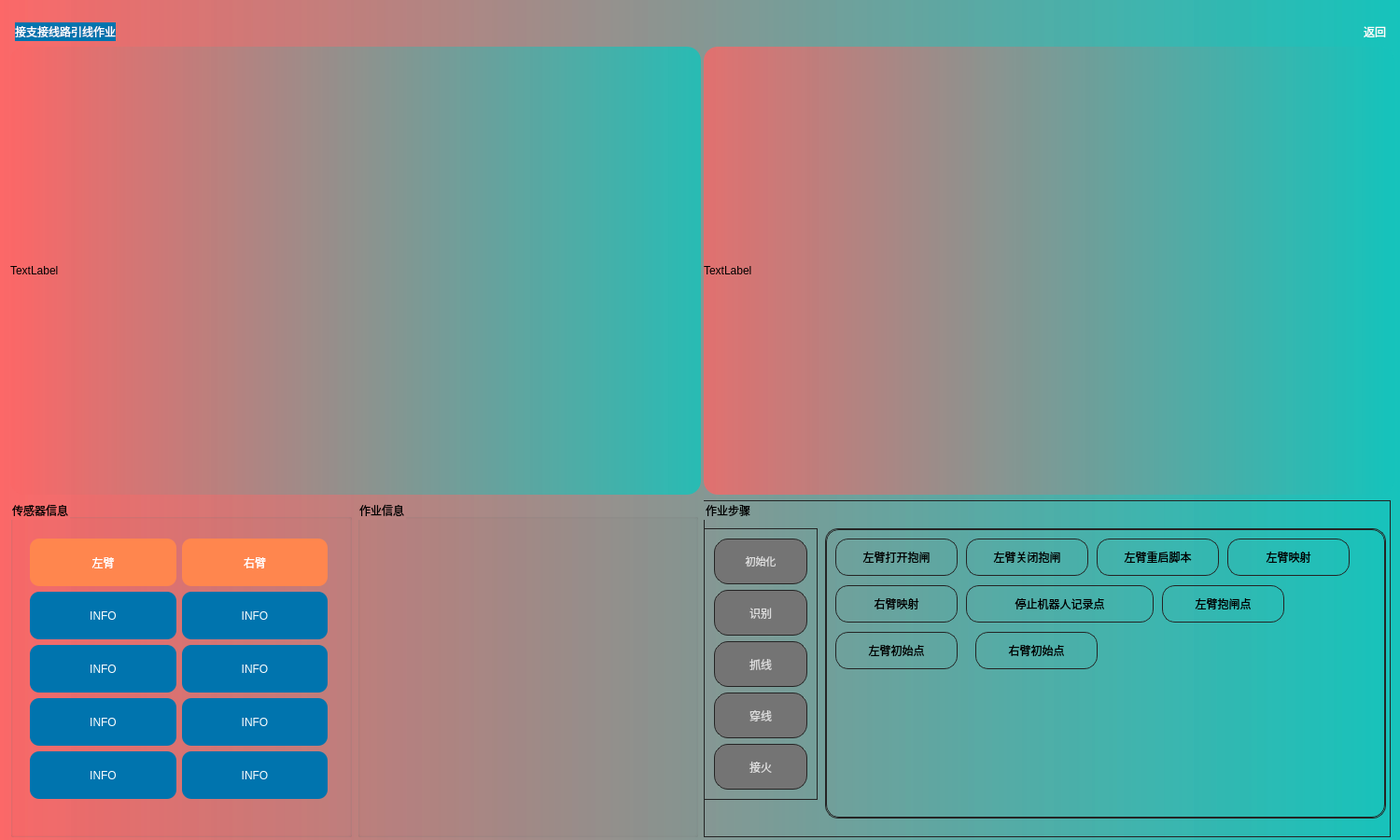
<?xml version="1.0" encoding="UTF-8"?>
<ui version="4.0">
 <class>Work_01</class>
 <widget class="QWidget" name="Work_01">
  <property name="geometry">
   <rect>
    <x>0</x>
    <y>0</y>
    <width>1500</width>
    <height>900</height>
   </rect>
  </property>
  <property name="windowTitle">
   <string>Work_01</string>
  </property>
  <property name="styleSheet">
   <string notr="true">background-color: qlineargradient(spread:pad, x1:0, y1:0, x2:1, y2:0, stop:0 rgba(251,102,102, 200), stop:1 rgba(20,196,188, 210));

</string>
  </property>
  <widget class="QPushButton" name="btn_vrep_show_switch">
   <property name="geometry">
    <rect>
     <x>780</x>
     <y>90</y>
     <width>701</width>
     <height>431</height>
    </rect>
   </property>
   <property name="text">
    <string/>
   </property>
   <property name="flat">
    <bool>true</bool>
   </property>
  </widget>
  <widget class="QPushButton" name="btn_camera_show_switch">
   <property name="geometry">
    <rect>
     <x>20</x>
     <y>80</y>
     <width>701</width>
     <height>431</height>
    </rect>
   </property>
   <property name="styleSheet">
    <string notr="true">QLabel{
	background-color: rgba(255, 255, 255, 0);
}</string>
   </property>
   <property name="text">
    <string/>
   </property>
   <property name="flat">
    <bool>true</bool>
   </property>
  </widget>
  <widget class="QWidget" name="layoutWidget">
   <property name="geometry">
    <rect>
     <x>0</x>
     <y>0</y>
     <width>1501</width>
     <height>913</height>
    </rect>
   </property>
   <layout class="QVBoxLayout" name="verticalLayout_2">
    <item>
     <spacer name="verticalSpacer">
      <property name="orientation">
       <enum>Qt::Vertical</enum>
      </property>
      <property name="sizeType">
       <enum>QSizePolicy::Maximum</enum>
      </property>
      <property name="sizeHint" stdset="0">
       <size>
        <width>20</width>
        <height>13</height>
       </size>
      </property>
     </spacer>
    </item>
    <item>
     <layout class="QHBoxLayout" name="horizontalLayout_4">
      <item>
       <spacer name="horizontalSpacer">
        <property name="orientation">
         <enum>Qt::Horizontal</enum>
        </property>
        <property name="sizeType">
         <enum>QSizePolicy::Maximum</enum>
        </property>
        <property name="sizeHint" stdset="0">
         <size>
          <width>5</width>
          <height>20</height>
         </size>
        </property>
       </spacer>
      </item>
      <item>
       <widget class="QLabel" name="label">
        <property name="styleSheet">
         <string notr="true">font: 12pt &quot;黑体&quot;;
color: rgb(255, 255, 255);
background-color: rgb(0, 116, 174);
border-radius: 15px;   </string>
        </property>
        <property name="text">
         <string>接支接线路引线作业</string>
        </property>
       </widget>
      </item>
      <item>
       <spacer name="horizontalSpacer_2">
        <property name="orientation">
         <enum>Qt::Horizontal</enum>
        </property>
        <property name="sizeHint" stdset="0">
         <size>
          <width>40</width>
          <height>20</height>
         </size>
        </property>
       </spacer>
      </item>
      <item>
       <widget class="QPushButton" name="btn_exit">
        <property name="styleSheet">
         <string notr="true">QPushButton
{
	font: 25 14pt '微软雅黑 Light';
	color: rgb(255,255,255);
	background-color: rgb(20,196,188);
    border: none;border-radius:15px;
}
QPushButton:hover
{
background-color: rgb(22,218,208);
}

QPushButton:pressed
{
	background-color: rgb(17,171,164);
}</string>
        </property>
        <property name="text">
         <string>返回</string>
        </property>
       </widget>
      </item>
      <item>
       <spacer name="horizontalSpacer_3">
        <property name="orientation">
         <enum>Qt::Horizontal</enum>
        </property>
        <property name="sizeType">
         <enum>QSizePolicy::Maximum</enum>
        </property>
        <property name="sizeHint" stdset="0">
         <size>
          <width>5</width>
          <height>20</height>
         </size>
        </property>
       </spacer>
      </item>
     </layout>
    </item>
    <item>
     <layout class="QHBoxLayout" name="horizontalLayout_3">
      <item>
       <widget class="QLabel" name="label_camera_show">
        <property name="sizePolicy">
         <sizepolicy hsizetype="Fixed" vsizetype="Fixed">
          <horstretch>0</horstretch>
          <verstretch>0</verstretch>
         </sizepolicy>
        </property>
        <property name="minimumSize">
         <size>
          <width>740</width>
          <height>480</height>
         </size>
        </property>
        <property name="maximumSize">
         <size>
          <width>740</width>
          <height>480</height>
         </size>
        </property>
        <property name="styleSheet">
         <string notr="true">
border-radius: 15px;   </string>
        </property>
        <property name="frameShape">
         <enum>QFrame::Box</enum>
        </property>
        <property name="frameShadow">
         <enum>QFrame::Raised</enum>
        </property>
        <property name="lineWidth">
         <number>0</number>
        </property>
        <property name="midLineWidth">
         <number>1</number>
        </property>
        <property name="text">
         <string>TextLabel</string>
        </property>
        <property name="margin">
         <number>0</number>
        </property>
       </widget>
      </item>
      <item>
       <widget class="QLabel" name="label_vrep_show">
        <property name="sizePolicy">
         <sizepolicy hsizetype="Preferred" vsizetype="Preferred">
          <horstretch>0</horstretch>
          <verstretch>0</verstretch>
         </sizepolicy>
        </property>
        <property name="minimumSize">
         <size>
          <width>740</width>
          <height>480</height>
         </size>
        </property>
        <property name="maximumSize">
         <size>
          <width>740</width>
          <height>480</height>
         </size>
        </property>
        <property name="styleSheet">
         <string notr="true">
border-radius: 15px;   </string>
        </property>
        <property name="frameShape">
         <enum>QFrame::Box</enum>
        </property>
        <property name="frameShadow">
         <enum>QFrame::Raised</enum>
        </property>
        <property name="lineWidth">
         <number>0</number>
        </property>
        <property name="midLineWidth">
         <number>1</number>
        </property>
        <property name="text">
         <string>TextLabel</string>
        </property>
        <property name="margin">
         <number>0</number>
        </property>
       </widget>
      </item>
     </layout>
    </item>
    <item>
     <layout class="QHBoxLayout" name="horizontalLayout_2">
      <item>
       <layout class="QHBoxLayout" name="horizontalLayout">
        <item>
         <widget class="QGroupBox" name="groupBox">
          <property name="minimumSize">
           <size>
            <width>0</width>
            <height>340</height>
           </size>
          </property>
          <property name="styleSheet">
           <string notr="true">font: 10pt &quot;黑体&quot;;
background-color: rgba(255, 255, 255, 0);
</string>
          </property>
          <property name="title">
           <string>传感器信息</string>
          </property>
          <widget class="QWidget" name="layoutWidget">
           <property name="geometry">
            <rect>
             <x>10</x>
             <y>30</y>
             <width>341</width>
             <height>301</height>
            </rect>
           </property>
           <layout class="QGridLayout" name="gridLayout">
            <item row="0" column="0">
             <widget class="QLabel" name="label_2">
              <property name="styleSheet">
               <string notr="true">font: 10pt &quot;黑体&quot;;
color: rgb(255, 255, 255);
background-color: rgb(0, 116, 174);
border-radius: 10px;   
background-color: rgb(255, 134, 78);</string>
              </property>
              <property name="text">
               <string>左臂</string>
              </property>
              <property name="alignment">
               <set>Qt::AlignCenter</set>
              </property>
             </widget>
            </item>
            <item row="0" column="1">
             <widget class="QLabel" name="label_3">
              <property name="styleSheet">
               <string notr="true">font: 10pt &quot;黑体&quot;;
color: rgb(255, 255, 255);
background-color: rgb(0, 116, 174);
border-radius: 10px;   
background-color: rgb(255, 134, 78);</string>
              </property>
              <property name="text">
               <string>右臂</string>
              </property>
              <property name="alignment">
               <set>Qt::AlignCenter</set>
              </property>
             </widget>
            </item>
            <item row="1" column="0">
             <widget class="QLabel" name="label_left_connect">
              <property name="styleSheet">
               <string notr="true">font: 10pt &quot;黑体&quot;;
color: rgb(255, 255, 255);
background-color: rgb(0, 116, 174);
border-radius: 10px;   
</string>
              </property>
              <property name="text">
               <string>INFO</string>
              </property>
              <property name="alignment">
               <set>Qt::AlignCenter</set>
              </property>
             </widget>
            </item>
            <item row="1" column="1">
             <widget class="QLabel" name="label_right_connect">
              <property name="styleSheet">
               <string notr="true">font: 10pt &quot;黑体&quot;;
color: rgb(255, 255, 255);
background-color: rgb(0, 116, 174);
border-radius: 10px;   
</string>
              </property>
              <property name="text">
               <string>INFO</string>
              </property>
              <property name="alignment">
               <set>Qt::AlignCenter</set>
              </property>
             </widget>
            </item>
            <item row="2" column="0">
             <widget class="QLabel" name="label_left_break">
              <property name="styleSheet">
               <string notr="true">font: 10pt &quot;黑体&quot;;
color: rgb(255, 255, 255);
background-color: rgb(0, 116, 174);
border-radius: 10px;   
</string>
              </property>
              <property name="text">
               <string>INFO</string>
              </property>
              <property name="alignment">
               <set>Qt::AlignCenter</set>
              </property>
             </widget>
            </item>
            <item row="2" column="1">
             <widget class="QLabel" name="label_right_break">
              <property name="styleSheet">
               <string notr="true">font: 10pt &quot;黑体&quot;;
color: rgb(255, 255, 255);
background-color: rgb(0, 116, 174);
border-radius: 10px;   
</string>
              </property>
              <property name="text">
               <string>INFO</string>
              </property>
              <property name="alignment">
               <set>Qt::AlignCenter</set>
              </property>
             </widget>
            </item>
            <item row="3" column="0">
             <widget class="QLabel" name="label_left_script">
              <property name="styleSheet">
               <string notr="true">font: 10pt &quot;黑体&quot;;
color: rgb(255, 255, 255);
background-color: rgb(0, 116, 174);
border-radius: 10px;   
</string>
              </property>
              <property name="text">
               <string>INFO</string>
              </property>
              <property name="alignment">
               <set>Qt::AlignCenter</set>
              </property>
             </widget>
            </item>
            <item row="3" column="1">
             <widget class="QLabel" name="label_right_script">
              <property name="styleSheet">
               <string notr="true">font: 10pt &quot;黑体&quot;;
color: rgb(255, 255, 255);
background-color: rgb(0, 116, 174);
border-radius: 10px;   
</string>
              </property>
              <property name="text">
               <string>INFO</string>
              </property>
              <property name="alignment">
               <set>Qt::AlignCenter</set>
              </property>
             </widget>
            </item>
            <item row="4" column="0">
             <widget class="QLabel" name="label_left_sync">
              <property name="styleSheet">
               <string notr="true">font: 10pt &quot;黑体&quot;;
color: rgb(255, 255, 255);
background-color: rgb(0, 116, 174);
border-radius: 10px;   
</string>
              </property>
              <property name="text">
               <string>INFO</string>
              </property>
              <property name="alignment">
               <set>Qt::AlignCenter</set>
              </property>
             </widget>
            </item>
            <item row="4" column="1">
             <widget class="QLabel" name="label_right_sync">
              <property name="styleSheet">
               <string notr="true">font: 10pt &quot;黑体&quot;;
color: rgb(255, 255, 255);
background-color: rgb(0, 116, 174);
border-radius: 10px;   
</string>
              </property>
              <property name="text">
               <string>INFO</string>
              </property>
              <property name="alignment">
               <set>Qt::AlignCenter</set>
              </property>
             </widget>
            </item>
           </layout>
          </widget>
         </widget>
        </item>
        <item>
         <widget class="QGroupBox" name="groupBox_2">
          <property name="styleSheet">
           <string notr="true">font: 10pt &quot;黑体&quot;;
background-color: rgba(255, 255, 255, 0);</string>
          </property>
          <property name="title">
           <string>作业信息</string>
          </property>
          <widget class="QPlainTextEdit" name="plainTextEdit">
           <property name="geometry">
            <rect>
             <x>10</x>
             <y>30</y>
             <width>351</width>
             <height>301</height>
            </rect>
           </property>
           <property name="styleSheet">
            <string notr="true">font: 75 8pt &quot;微软雅黑&quot;;
</string>
           </property>
          </widget>
         </widget>
        </item>
       </layout>
      </item>
      <item>
       <widget class="QGroupBox" name="groupBox_3">
        <property name="styleSheet">
         <string notr="true">QWidget
{
	border:1px solid #242424;
	border-radius:0px;
	
	background-color: rgba(255, 255, 255, 0);
}

QToolButton
{
	font: 75 8pt &quot;微软雅黑&quot;;
	border-style:none;
	border:1px solid #242424;
	color:#DCDCDC;
	padding:5px;
	min-height:15px;
	border-radius:15px;
	background:qlineargradient(spread:pad,x1:0,y1:0,x2:0,y2:1,stop:0 #484848,stop:1 #383838);
	
	background-color: rgb(116, 116, 116);
	

	
}

QToolButton:hover
{
	background:qlineargradient(spread:pad,x1:0,y1:0,x2:0,y2:1,stop:0 #646464,stop:1 #525252);
	
	background-color: rgb(0, 133, 199);
}

QToolButton:pressed
{
	background:qlineargradient(spread:pad,x1:0,y1:0,x2:0,y2:1,stop:0 #484848,stop:1 #383838);
}

QToolButton::menu-indicator
{
	image:None;
}

QToolButton:checked
{
    background-color: qlineargradient(spread:pad,x1:0,y1:0,x2:0,y2:1,stop:0 #FFCC33, stop:1 #FFCC33);
    color:#4D4D4D;
	border-radius:4px;
    border:1px solid #B8B6B6;
}
</string>
        </property>
        <property name="title">
         <string>作业步骤</string>
        </property>
        <widget class="QStackedWidget" name="stackedWidget">
         <property name="geometry">
          <rect>
           <x>130</x>
           <y>30</y>
           <width>601</width>
           <height>311</height>
          </rect>
         </property>
         <property name="font">
          <font>
           <family>黑体</family>
           <pointsize>10</pointsize>
           <weight>50</weight>
           <italic>false</italic>
           <bold>false</bold>
          </font>
         </property>
         <property name="styleSheet">
          <string notr="true">
border-radius:14px;</string>
         </property>
         <property name="currentIndex">
          <number>0</number>
         </property>
         <widget class="QWidget" name="page">
          <widget class="QPushButton" name="pushButton">
           <property name="geometry">
            <rect>
             <x>10</x>
             <y>10</y>
             <width>131</width>
             <height>40</height>
            </rect>
           </property>
           <property name="text">
            <string>左臂打开抱闸</string>
           </property>
          </widget>
          <widget class="QPushButton" name="pushButton_2">
           <property name="geometry">
            <rect>
             <x>150</x>
             <y>10</y>
             <width>131</width>
             <height>40</height>
            </rect>
           </property>
           <property name="text">
            <string>左臂关闭抱闸</string>
           </property>
          </widget>
          <widget class="QPushButton" name="pushButton_3">
           <property name="geometry">
            <rect>
             <x>290</x>
             <y>10</y>
             <width>131</width>
             <height>40</height>
            </rect>
           </property>
           <property name="text">
            <string>左臂重启脚本</string>
           </property>
          </widget>
          <widget class="QPushButton" name="pushButton_5">
           <property name="geometry">
            <rect>
             <x>10</x>
             <y>60</y>
             <width>131</width>
             <height>40</height>
            </rect>
           </property>
           <property name="text">
            <string>右臂映射</string>
           </property>
          </widget>
          <widget class="QPushButton" name="pushButton_9">
           <property name="geometry">
            <rect>
             <x>160</x>
             <y>110</y>
             <width>131</width>
             <height>40</height>
            </rect>
           </property>
           <property name="text">
            <string>右臂初始点</string>
           </property>
          </widget>
          <widget class="QPushButton" name="pushButton_6">
           <property name="geometry">
            <rect>
             <x>150</x>
             <y>60</y>
             <width>201</width>
             <height>40</height>
            </rect>
           </property>
           <property name="text">
            <string>停止机器人记录点</string>
           </property>
          </widget>
          <widget class="QPushButton" name="pushButton_4">
           <property name="geometry">
            <rect>
             <x>430</x>
             <y>10</y>
             <width>131</width>
             <height>40</height>
            </rect>
           </property>
           <property name="text">
            <string>左臂映射</string>
           </property>
          </widget>
          <widget class="QPushButton" name="pushButton_8">
           <property name="geometry">
            <rect>
             <x>10</x>
             <y>110</y>
             <width>131</width>
             <height>40</height>
            </rect>
           </property>
           <property name="text">
            <string>左臂初始点</string>
           </property>
          </widget>
          <widget class="QPushButton" name="pushButton_7">
           <property name="geometry">
            <rect>
             <x>360</x>
             <y>60</y>
             <width>131</width>
             <height>40</height>
            </rect>
           </property>
           <property name="text">
            <string>左臂抱闸点</string>
           </property>
          </widget>
         </widget>
         <widget class="QWidget" name="page_2">
          <widget class="QPushButton" name="pushButton_10">
           <property name="geometry">
            <rect>
             <x>10</x>
             <y>10</y>
             <width>131</width>
             <height>40</height>
            </rect>
           </property>
           <property name="text">
            <string>相机识别</string>
           </property>
          </widget>
          <widget class="QPushButton" name="pushButton_11">
           <property name="geometry">
            <rect>
             <x>150</x>
             <y>10</y>
             <width>131</width>
             <height>40</height>
            </rect>
           </property>
           <property name="text">
            <string>雷达识别</string>
           </property>
          </widget>
         </widget>
         <widget class="QWidget" name="page_3">
          <widget class="QPushButton" name="pushButton_12">
           <property name="geometry">
            <rect>
             <x>20</x>
             <y>10</y>
             <width>131</width>
             <height>40</height>
            </rect>
           </property>
           <property name="text">
            <string>选择抓线点</string>
           </property>
          </widget>
          <widget class="QPushButton" name="pushButton_13">
           <property name="geometry">
            <rect>
             <x>160</x>
             <y>10</y>
             <width>131</width>
             <height>40</height>
            </rect>
           </property>
           <property name="text">
            <string>去抓线</string>
           </property>
          </widget>
         </widget>
         <widget class="QWidget" name="page_4">
          <widget class="QLabel" name="label_7">
           <property name="geometry">
            <rect>
             <x>160</x>
             <y>140</y>
             <width>99</width>
             <height>21</height>
            </rect>
           </property>
           <property name="text">
            <string>穿线</string>
           </property>
          </widget>
         </widget>
         <widget class="QWidget" name="page_5"/>
        </widget>
        <widget class="QWidget" name="layoutWidget">
         <property name="geometry">
          <rect>
           <x>0</x>
           <y>30</y>
           <width>122</width>
           <height>291</height>
          </rect>
         </property>
         <layout class="QVBoxLayout" name="verticalLayout">
          <item>
           <widget class="QToolButton" name="tb_init">
            <property name="maximumSize">
             <size>
              <width>120</width>
              <height>50</height>
             </size>
            </property>
            <property name="font">
             <font>
              <family>微软雅黑</family>
              <pointsize>8</pointsize>
              <weight>9</weight>
              <italic>false</italic>
              <bold>false</bold>
             </font>
            </property>
            <property name="styleSheet">
             <string notr="true">font: 75 8pt &quot;微软雅黑&quot;;</string>
            </property>
            <property name="text">
             <string>初始化</string>
            </property>
            <property name="icon">
             <iconset>
              <normaloff>picture/work_mode/work_01/初始化.png</normaloff>picture/work_mode/work_01/初始化.png</iconset>
            </property>
            <property name="iconSize">
             <size>
              <width>40</width>
              <height>40</height>
             </size>
            </property>
            <property name="toolButtonStyle">
             <enum>Qt::ToolButtonTextBesideIcon</enum>
            </property>
           </widget>
          </item>
          <item>
           <widget class="QToolButton" name="tb_cv">
            <property name="maximumSize">
             <size>
              <width>120</width>
              <height>50</height>
             </size>
            </property>
            <property name="text">
             <string>识别</string>
            </property>
            <property name="icon">
             <iconset>
              <normaloff>picture/work_mode/work_01/识别.png</normaloff>picture/work_mode/work_01/识别.png</iconset>
            </property>
            <property name="iconSize">
             <size>
              <width>40</width>
              <height>40</height>
             </size>
            </property>
            <property name="toolButtonStyle">
             <enum>Qt::ToolButtonTextBesideIcon</enum>
            </property>
           </widget>
          </item>
          <item>
           <widget class="QToolButton" name="tb_grab">
            <property name="maximumSize">
             <size>
              <width>120</width>
              <height>50</height>
             </size>
            </property>
            <property name="text">
             <string>抓线</string>
            </property>
            <property name="icon">
             <iconset>
              <normaloff>picture/work_mode/work_01/抓线.png</normaloff>picture/work_mode/work_01/抓线.png</iconset>
            </property>
            <property name="iconSize">
             <size>
              <width>40</width>
              <height>40</height>
             </size>
            </property>
            <property name="toolButtonStyle">
             <enum>Qt::ToolButtonTextBesideIcon</enum>
            </property>
           </widget>
          </item>
          <item>
           <widget class="QToolButton" name="tb_punch">
            <property name="maximumSize">
             <size>
              <width>120</width>
              <height>50</height>
             </size>
            </property>
            <property name="text">
             <string>穿线</string>
            </property>
            <property name="icon">
             <iconset>
              <normaloff>picture/work_mode/work_01/穿线.png</normaloff>picture/work_mode/work_01/穿线.png</iconset>
            </property>
            <property name="iconSize">
             <size>
              <width>40</width>
              <height>40</height>
             </size>
            </property>
            <property name="toolButtonStyle">
             <enum>Qt::ToolButtonTextBesideIcon</enum>
            </property>
           </widget>
          </item>
          <item>
           <widget class="QToolButton" name="tb_fire">
            <property name="maximumSize">
             <size>
              <width>120</width>
              <height>50</height>
             </size>
            </property>
            <property name="text">
             <string>接火</string>
            </property>
            <property name="icon">
             <iconset>
              <normaloff>picture/work_mode/work_01/接火.png</normaloff>picture/work_mode/work_01/接火.png</iconset>
            </property>
            <property name="iconSize">
             <size>
              <width>40</width>
              <height>40</height>
             </size>
            </property>
            <property name="toolButtonStyle">
             <enum>Qt::ToolButtonTextBesideIcon</enum>
            </property>
           </widget>
          </item>
         </layout>
        </widget>
       </widget>
      </item>
     </layout>
    </item>
    <item>
     <spacer name="verticalSpacer_2">
      <property name="orientation">
       <enum>Qt::Vertical</enum>
      </property>
      <property name="sizeType">
       <enum>QSizePolicy::Maximum</enum>
      </property>
      <property name="sizeHint" stdset="0">
       <size>
        <width>20</width>
        <height>5</height>
       </size>
      </property>
     </spacer>
    </item>
   </layout>
  </widget>
  <zorder>layoutWidget</zorder>
  <zorder>btn_camera_show_switch</zorder>
  <zorder>btn_vrep_show_switch</zorder>
 </widget>
 <layoutdefault spacing="6" margin="11"/>
 <resources/>
 <connections/>
</ui>
